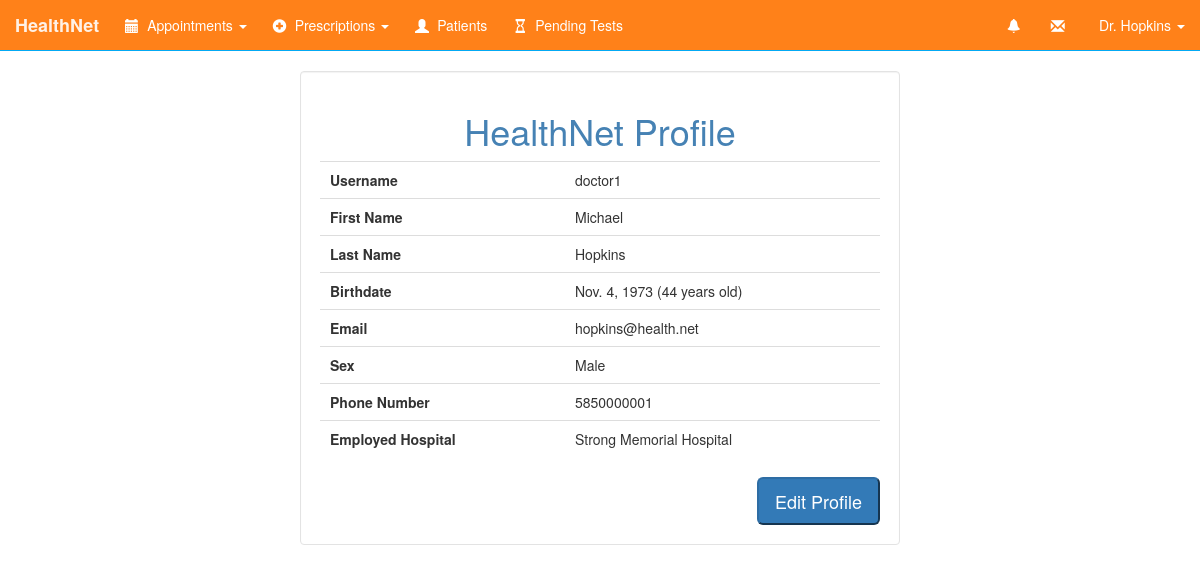
/profile/ (signed in), run on the app's committed database.
### HealthNetApp/models.py (models this page shows, shortened)
class Person(models.Model):
    person = models.OneToOneField(User, related_name='person')
    first_name = models.CharField(max_length=25)
    last_name = models.CharField(max_length=25)
    username = models.CharField(max_length=25)
    password = models.CharField(max_length=32)
    birthdate = models.DateField()
    email = models.EmailField(max_length=48)
    phone = models.CharField(max_length=15, default=0)
    sex = models.CharField(max_length=15)
    preferred_hospital = models.CharField(max_length=50)
    usertype = models.CharField(max_length=8)
    primary_physician = models.CharField(max_length=50)
    last_physical = models.CharField(max_length=50)
    health_history = models.CharField(max_length=600)
    status = models.CharField(max_length=10)

### HealthNetApp/views.py (the view)
# urls.py: url(r'^profile/', views.profileView),
def profileView(request):
    if not request.user.is_authenticated():
        return redirect('/login/')
    user = request.user.person
    notification = getNotifications(user)
    return render(request, 'profile.html', {'user': user, 'notifications': notification})

### templates/profile.html (shortened to what this page needs)
{% include 'navbar.html' %}
{% block content %}
    <div class="well col-md-6 col-md-offset-3">
        <h1 class="text-center">HealthNet Profile</h1>
        <table id="profileTable" class="table" cellspacing="0" width="100%">
            <tbody>
            <tr>
                <td><b>Username</b></td>
                <td>{{ user.username }}</td>
            </tr>
            <tr>
                <td><b>First Name</b></td>
                <td>{{ user.first_name }}</td>
            </tr>
            <tr>
                <td><b>Last Name</b></td>
                <td>{{ user.last_name }}</td>
            </tr>
            <tr>
                <td><b>Birthdate</b></td>
                <td id="birthdate">{{ user.birthdate }}</td>
            </tr>
            <tr>
                <td><b>Email</b></td>
                <td>{{ user.email }}</td>
            </tr>
            <tr>
                <td><b>Sex</b></td>
                <td>{{ user.sex }}</td>
            </tr>
            <tr>
                <td><b>Phone Number</b></td>
                <td id="phone">{{ user.phone }}</td>
            </tr>
            <tr>
                {% if user.usertype == 'patient' %}
                    <td><b>Primary Hospital</b></td>
                {% else %}
                    <td><b>Employed Hospital</b></td>
                {% endif %}
                <td>{{ user.preferred_hospital }}</td>
            </tr>
            </tbody>
        </table>
        <br>
        <div class="pull-right">
            <button onclick="location.href='/editprofile'" type="button" class="btn-lg btn-primary">Edit Profile</button>
        </div>
    </div>
{% endblock %}

### templates/navbar.html (shortened to what this page needs)
{% load staticfiles %}
<!DOCTYPE html>
<html lang="en">
<head>
    <link rel="stylesheet" href="https://maxcdn.bootstrapcdn.com/bootstrap/3.3.5/css/bootstrap.min.css">
    <link rel="stylesheet" href="../static/css/navbar.css">
    <link rel="stylesheet" href="../static/css/form-elements.css">
    <link rel="stylesheet" href="../static/css/font-awesome.min.css">
    <link rel="stylesheet" type="text/css" href="//cdnjs.cloudflare.com/ajax/libs/fullcalendar/2.4.0/fullcalendar.min.css">
    <link rel="stylesheet" href="https://cdn.datatables.net/1.10.10/css/jquery.dataTables.min.css">
    {% if user.usertype == "patient" %}
        <link id="css_patient" rel="stylesheet" href="{% static 'hnet/patient.css' %}">
    {% elif user.usertype == "doctor" %}
        <link id="css_doctor" rel="stylesheet" href="{% static 'hnet/doctor.css' %}">
    {% elif user.usertype == "nurse" %}
        <link id="css_nurse" rel="stylesheet" href="{% static 'hnet/nurse.css' %}">
    {% elif user.usertype == "admin" %}
        <link rel="stylesheet" href="{% static 'hnet/admin.css' %}">
    {% endif %}
    <link id="css_day" rel="stylesheet" href="{% static 'hnet/fc_dayview.css' %}">
</head>
<body>
<nav class="navbar navbar-default navbar-static-top">
    <div class="container-fluid">
        <div class="navbar-header">
            <a class="navbar-brand" href="/dashboard/">HealthNet </a>
        </div>
        {% if user.usertype != 'admin' %}
            <ul class="nav navbar-nav">
                <li class="dropdown">
                    <a href="#" class="dropdown-toggle" data-toggle="dropdown" role="button" aria-haspopup="true"
                       aria-expanded="false"><span class="glyphicon glyphicon-calendar"></span> Appointments
                        <span class="caret"></span></a>
                </li>
                {% if user.usertype == "patient" %}
                    <li><a href="/prescriptions/"><span class="glyphicon glyphicon-asterisk"></span> Prescriptions</a>
                    </li>
                    <li><a href="/testresults/"><span class="glyphicon glyphicon-folder-open"></span> Medical Tests</a>
                    </li>
                    <li><a href="/medicalhistory/"><span class="glyphicon glyphicon-heart"></span> Medical Record</a>
                    </li>
                {% elif user.usertype == "nurse" or user.usertype == "doctor" %}
                    {% if user.usertype == "doctor" %}
                        <li class="dropdown">
                            <a href="#" class="dropdown-toggle" data-toggle="dropdown" role="button"
                               aria-haspopup="true"
                               aria-expanded="false"><span class="glyphicon glyphicon-plus-sign"></span>
                                Prescriptions <span
                                        class="caret"></span></a>
                        </li>
                    {% endif %}
                    <li><a href="/userlist/"><span class="glyphicon glyphicon-user"></span> Patients</a>
                    <li><a href="/pendingtests/"><span class="glyphicon glyphicon-hourglass"></span> Pending Tests</a>
                    </li>
                {% endif %}
            </ul>
        {% else %}
            <ul class="nav navbar-nav">
                <li><a href="/permissions/"><span class="glyphicon glyphicon-cog"></span> Permissions</a></li>
                <li><a href="/systemstats/"><span class="glyphicon glyphicon-stats"></span> System Statistics</a></li>
            </ul>
        {% endif %}
        <ul class="nav navbar-nav navbar-right">
            {% if user.usertype != 'admin' %}
                <li class="dropdown">
                    <a href="#" class="dropdown-toggle" data-toggle="dropdown" role="button" aria-haspopup="true"
                       aria-expanded="false">
                        <span class="glyphicon glyphicon-bell"></span></a>
                </li>
                <li><a href="/messages/"><span class="glyphicon glyphicon-envelope"></span></a></li>
            {% endif %}
            <li class="dropdown">
                <a href="#" class="dropdown-toggle" data-toggle="dropdown" role="button" aria-haspopup="true"
                   aria-expanded="false">
                    {% if user.usertype == "patient" %}
                        {{ user.first_name|safe|escape }} {{ user.last_name|safe|escape }}
                    {% elif user.usertype == "doctor" %}
                        Dr. {{ user.last_name|safe|escape }}
                    {% elif user.usertype == "nurse" %}
                        Nurse {{ user.last_name|safe|escape }}
                    {% elif user.usertype == "admin" %}
                        Administrator
                    {% endif %}
                    <span class="caret"></span></a>
            </li>
        </ul>
    </div>
</nav>
</body>
</html>

### static/css/navbar.css (style rules this page uses)
.navbar-default { background-color: #2196f3; border-color: #03a9f4; }
.navbar-default .navbar-brand { color: #ffffff; }
.navbar-default .navbar-nav > li > a { color: #ffffff; }

### static/HealthNetApp/doctor.css (style rules this page uses)
body { background-image: url('./diamond_upholstery.png'); }
.well { background: white; }
h1, h2 { color: steelblue }
.navbar-default { background-color: #FF8119; }
.navbar-default .navbar-nav > li > a { color: white; }
.navbar-default .navbar-brand { color: white; font-weight: bold; }
.glyphicon { top: 0.175em; right: 0.3em; }

### data on the page
Person: last_name "Hopkins", username "doctor1", first_name "Michael", email "hopkins@health.net", sex "Male", phone "5850000001", preferred_hospital "Strong Memorial Hospital"
